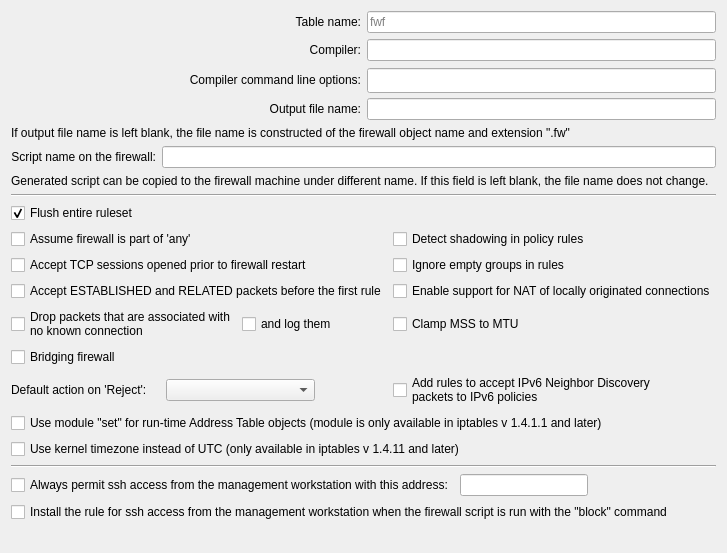
     <widget class="QWidget" name="tab0">
      <attribute name="title">
       <string>Compiler</string>
      </attribute>
      <layout class="QGridLayout" name="gridLayout_10">
       <item row="0" column="0">
        <layout class="QGridLayout" name="gridLayout_7" />
       </item>
       <item row="1" column="0" colspan="2">
        <layout class="QGridLayout" name="gridLayout_9">
         <item row="0" column="0">
          <widget class="QLabel" name="tableNameLabel">
           <property name="text">
            <string>Table name:</string>
           </property>
           <property name="alignment">
            <set>Qt::AlignmentFlag::AlignRight|Qt::AlignmentFlag::AlignTrailing|Qt::AlignmentFlag::AlignVCenter</set>
           </property>
          </widget>
         </item>
         <item row="0" column="1">
          <widget class="QLineEdit" name="tableName">
           <property name="maximumSize">
            <size>
             <width>32767</width>
             <height>22</height>
            </size>
           </property>
           <property name="toolTip">
            <string>Base name for tables and chains managed by
FirewallFabrik (e.g. fwf_filter, fwf_nat for
nftables or fwf_INPUT, fwf_FORWARD for
iptables). When "Flush entire ruleset" is
disabled, only tables/chains with this prefix
are flushed, so rules created by other tools
(e.g. Docker, CrowdSec, fail2ban) remain
untouched.</string>
           </property>
           <property name="placeholderText">
            <string>fwf</string>
           </property>
          </widget>
         </item>
         <item row="1" column="0">
          <widget class="QLabel" name="compilerLabel">
           <property name="text">
            <string>Compiler:</string>
           </property>
           <property name="alignment">
            <set>Qt::AlignmentFlag::AlignRight|Qt::AlignmentFlag::AlignTrailing|Qt::AlignmentFlag::AlignVCenter</set>
           </property>
           <property name="wordWrap">
            <bool>false</bool>
           </property>
          </widget>
         </item>
         <item row="1" column="1">
          <widget class="QLineEdit" name="compiler">
           <property name="maximumSize">
            <size>
             <width>32767</width>
             <height>22</height>
            </size>
           </property>
           <property name="toolTip">
            <string>Path to an alternative compiler binary.
Leave empty to use the built-in compiler.</string>
           </property>
          </widget>
         </item>
         <item row="2" column="0">
          <widget class="QLabel" name="compilerArgsLabel">
           <property name="sizePolicy">
            <sizepolicy hsizetype="Expanding" vsizetype="Preferred">
             <horstretch>0</horstretch>
             <verstretch>0</verstretch>
            </sizepolicy>
           </property>
           <property name="text">
            <string>Compiler command line options:</string>
           </property>
           <property name="alignment">
            <set>Qt::AlignmentFlag::AlignRight|Qt::AlignmentFlag::AlignTrailing|Qt::AlignmentFlag::AlignVCenter</set>
           </property>
           <property name="wordWrap">
            <bool>false</bool>
           </property>
          </widget>
         </item>
         <item row="2" column="1">
          <widget class="QLineEdit" name="compilerArgs">
           <property name="minimumSize">
            <size>
             <width>0</width>
             <height>25</height>
            </size>
           </property>
           <property name="maximumSize">
            <size>
             <width>32767</width>
             <height>22</height>
            </size>
           </property>
           <property name="toolTip">
            <string>Additional command-line arguments passed
to the compiler.</string>
           </property>
          </widget>
         </item>
         <item row="3" column="0">
          <widget class="QLabel" name="textLabel1_5">
           <property name="sizePolicy">
            <sizepolicy hsizetype="Expanding" vsizetype="Preferred">
             <horstretch>0</horstretch>
             <verstretch>0</verstretch>
            </sizepolicy>
           </property>
           <property name="text">
            <string>Output file name:</string>
           </property>
           <property name="alignment">
            <set>Qt::AlignmentFlag::AlignRight|Qt::AlignmentFlag::AlignTrailing|Qt::AlignmentFlag::AlignVCenter</set>
           </property>
           <property name="wordWrap">
            <bool>true</bool>
           </property>
          </widget>
         </item>
         <item row="3" column="1">
          <widget class="QLineEdit" name="outputFileName">
           <property name="maximumSize">
            <size>
             <width>32767</width>
             <height>22</height>
            </size>
           </property>
           <property name="toolTip">
            <string>Name of the generated output file. Leave
empty to use the default name derived from the
firewall object name.</string>
           </property>
          </widget>
         </item>
        </layout>
       </item>
       <item row="2" column="0" colspan="2">
        <widget class="QLabel" name="label_7">
         <property name="text">
          <string>If output file name is left blank, the file name is constructed of the firewall object name and extension ".fw"</string>
         </property>
         <property name="wordWrap">
          <bool>true</bool>
         </property>
        </widget>
       </item>
       <item row="3" column="0" colspan="2">
        <layout class="QGridLayout" name="gridLayout_8">
         <item row="0" column="0">
          <widget class="QLabel" name="label_2">
           <property name="text">
            <string>Script name on the firewall:</string>
           </property>
           <property name="alignment">
            <set>Qt::AlignmentFlag::AlignRight|Qt::AlignmentFlag::AlignTrailing|Qt::AlignmentFlag::AlignVCenter</set>
           </property>
          </widget>
         </item>
         <item row="0" column="1">
          <widget class="QLineEdit" name="fileNameOnFw">
           <property name="maximumSize">
            <size>
             <width>32767</width>
             <height>22</height>
            </size>
           </property>
           <property name="toolTip">
            <string>Name of the script file on the firewall. Leave empty to use the same name as the
output file.</string>
           </property>
          </widget>
         </item>
        </layout>
       </item>
       <item row="4" column="0" colspan="2">
        <widget class="QLabel" name="label_4">
         <property name="text">
          <string>Generated script can be copied to the firewall machine under different name. If this field is left blank, the file name does not change.</string>
         </property>
         <property name="wordWrap">
          <bool>true</bool>
         </property>
        </widget>
       </item>
       <item row="5" column="0" colspan="2">
        <widget class="Line" name="line4_2">
         <property name="frameShape">
          <enum>QFrame::Shape::HLine</enum>
         </property>
         <property name="frameShadow">
          <enum>QFrame::Shadow::Sunken</enum>
         </property>
         <property name="orientation">
          <enum>Qt::Orientation::Horizontal</enum>
         </property>
        </widget>
       </item>
       <item row="6" column="0" colspan="2">
        <layout class="QGridLayout" name="gridLayout_5">
         <item row="0" column="0" colspan="2">
          <widget class="QCheckBox" name="flushRuleset">
           <property name="text">
            <string>Flush entire ruleset</string>
           </property>
           <property name="toolTip">
            <string>When enabled (default), the generated script
flushes ALL iptables rules and chains before
loading new rules. This guarantees a clean,
deterministic firewall state.

When disabled, the script only manages its own
prefixed chains (e.g. fwf_INPUT, fwf_FORWARD),
leaving rules created by other tools (e.g.
Docker, CrowdSec, fail2ban) untouched. Note:
disabling this means FirewallFabrik no longer
controls the entire firewall — other tools may
add rules that bypass your policy. Only disable
this if you need coexistence with other tools on
the same machine.

Not compatible with "Use iptables-restore"
(automatically disabled). Control startup order
via systemd unit ordering (e.g.
Before=fail2ban.service docker.service).</string>
           </property>
           <property name="checked">
            <bool>true</bool>
           </property>
          </widget>
         </item>
         <item row="1" column="0">
          <widget class="QCheckBox" name="assumeFwIsPartOfAny">
           <property name="sizePolicy">
            <sizepolicy hsizetype="Minimum" vsizetype="Fixed">
             <horstretch>0</horstretch>
             <verstretch>0</verstretch>
            </sizepolicy>
           </property>
           <property name="text">
            <string>Assume firewall is part of 'any'</string>
           </property>
           <property name="toolTip">
            <string>Assume the firewall machine is part of "any" and matching network objects. When
enabled, the compiler generates rules for traffic to/from the firewall itself.</string>
           </property>
          </widget>
         </item>
         <item row="1" column="1">
          <widget class="QCheckBox" name="shadowing">
           <property name="sizePolicy">
            <sizepolicy hsizetype="Minimum" vsizetype="Fixed">
             <horstretch>0</horstretch>
             <verstretch>0</verstretch>
            </sizepolicy>
           </property>
           <property name="text">
            <string>Detect shadowing in policy rules</string>
           </property>
           <property name="toolTip">
            <string>Detect rules that are completely shadowed by earlier rules in the same access
list and report a warning.</string>
           </property>
          </widget>
         </item>
         <item row="2" column="0">
          <widget class="QCheckBox" name="acceptSessions">
           <property name="sizePolicy">
            <sizepolicy hsizetype="Minimum" vsizetype="Fixed">
             <horstretch>0</horstretch>
             <verstretch>0</verstretch>
            </sizepolicy>
           </property>
           <property name="text">
            <string>Accept TCP sessions opened prior to firewall restart</string>
           </property>
           <property name="toolTip">
            <string>Accept TCP sessions opened prior to firewall restart. The checkbox label shows
inverted semantics ("Drop new TCP sessions that do not begin with SYN flag").</string>
           </property>
          </widget>
         </item>
         <item row="2" column="1">
          <widget class="QCheckBox" name="emptyGroups">
           <property name="sizePolicy">
            <sizepolicy hsizetype="Minimum" vsizetype="Fixed">
             <horstretch>0</horstretch>
             <verstretch>0</verstretch>
            </sizepolicy>
           </property>
           <property name="text">
            <string>Ignore empty groups in rules</string>
           </property>
           <property name="toolTip">
            <string>Silently ignore empty groups referenced in rules instead of reporting a compiler
error.</string>
           </property>
          </widget>
         </item>
         <item row="3" column="0">
          <widget class="QCheckBox" name="acceptESTBeforeFirst">
           <property name="sizePolicy">
            <sizepolicy hsizetype="Minimum" vsizetype="Fixed">
             <horstretch>0</horstretch>
             <verstretch>0</verstretch>
            </sizepolicy>
           </property>
           <property name="text">
            <string>Accept ESTABLISHED and RELATED packets before the first rule</string>
           </property>
           <property name="toolTip">
            <string>Accept packets belonging to connections already established or related to
established connections. Adds automatic rules at the top of each access list.</string>
           </property>
          </widget>
         </item>
         <item row="3" column="1">
          <widget class="QCheckBox" name="localNAT">
           <property name="sizePolicy">
            <sizepolicy hsizetype="Minimum" vsizetype="Fixed">
             <horstretch>0</horstretch>
             <verstretch>0</verstretch>
            </sizepolicy>
           </property>
           <property name="text">
            <string>Enable support for NAT of locally originated connections</string>
           </property>
           <property name="toolTip">
            <string>Enable support for NAT of locally originated connections (OUTPUT chain DNAT
rules).</string>
           </property>
          </widget>
         </item>
         <item row="4" column="0">
          <layout class="QHBoxLayout" name="horizontalLayout_3">
           <item>
            <widget class="QCheckBox" name="dropInvalid">
             <property name="text">
              <string>Drop packets that are associated with
no known connection</string>
             </property>
             <property name="toolTip">
              <string>Drop packets that are associated with no known connection (conntrack state
INVALID).</string>
             </property>
            </widget>
           </item>
           <item>
            <widget class="QCheckBox" name="logInvalid">
             <property name="text">
              <string>and log them</string>
             </property>
             <property name="toolTip">
              <string>Log packets in INVALID conntrack state before dropping them. Only effective when
"Drop packets associated with no known connection" is also enabled.</string>
             </property>
            </widget>
           </item>
          </layout>
         </item>
         <item row="4" column="1">
          <widget class="QCheckBox" name="clampMSStoMTU">
           <property name="sizePolicy">
            <sizepolicy hsizetype="Minimum" vsizetype="Fixed">
             <horstretch>0</horstretch>
             <verstretch>0</verstretch>
            </sizepolicy>
           </property>
           <property name="toolTip">
            <string>This adds a rule on top of the policy with iptables target TCPMSS
and option --clamp-mss-to-pmtu. Generation of this command is
version-dependent and also depends on the setting of ip or ipv6 forwarding
in host settings dialog.
</string>
           </property>
           <property name="text">
            <string>Clamp MSS to MTU</string>
           </property>
          </widget>
         </item>
         <item row="5" column="0">
          <widget class="QCheckBox" name="bridge">
           <property name="sizePolicy">
            <sizepolicy hsizetype="Minimum" vsizetype="Fixed">
             <horstretch>0</horstretch>
             <verstretch>0</verstretch>
            </sizepolicy>
           </property>
           <property name="text">
            <string>Bridging firewall</string>
           </property>
           <property name="toolTip">
            <string>Generate rules for a bridging (transparent) firewall. Adds FORWARD chain physdev
match rules.</string>
           </property>
          </widget>
         </item>
         <item row="6" column="0">
          <layout class="QHBoxLayout" name="horizontalLayout_4">
           <item>
            <widget class="QLabel" name="textLabel9">
             <property name="text">
              <string>Default action on 'Reject':</string>
             </property>
             <property name="wordWrap">
              <bool>false</bool>
             </property>
            </widget>
           </item>
           <item>
            <widget class="QComboBox" name="actionOnReject">
             <property name="toolTip">
              <string>ICMP message type or TCP RST sent back to the sender when a packet is rejected.
Leave empty to use the system default.</string>
             </property>
            </widget>
           </item>
           <item>
            <spacer>
             <property name="orientation">
              <enum>Qt::Orientation::Horizontal</enum>
             </property>
             <property name="sizeType">
              <enum>QSizePolicy::Policy::Minimum</enum>
             </property>
             <property name="sizeHint" stdset="0">
              <size>
               <width>72</width>
               <height>20</height>
              </size>
             </property>
            </spacer>
           </item>
          </layout>
         </item>
         <item row="6" column="1">
          <widget class="QCheckBox" name="ipv6NeighborDiscovery">
           <property name="toolTip">
            <string>Compiler will automatically generate rules to permit ICMP6 packets used in IPv6
Neighbor Discovery after the rules that accept ESTABLISHED,RELATE and before
the rule that drops packets in state INVALID.</string>
           </property>
           <property name="text">
            <string>Add rules to accept IPv6 Neighbor Discovery
packets to IPv6 policies</string>
           </property>
          </widget>
         </item>
         <item row="7" column="0" colspan="2">
          <widget class="QCheckBox" name="useModuleSet">
           <property name="text">
            <string>Use module "set" for run-time Address Table objects (module is only available in iptables v 1.4.1.1 and later)</string>
           </property>
           <property name="toolTip">
            <string>Use the ipset kernel module ("set" match) for run-time address table objects.
Only available in iptables v1.4.1.1 and later.</string>
           </property>
          </widget>
         </item>
         <item row="8" column="0" colspan="2">
          <widget class="QCheckBox" name="useKernelTz">
           <property name="text">
            <string>Use kernel timezone instead of UTC (only available in iptables v 1.4.11 and later)</string>
           </property>
           <property name="toolTip">
            <string>Use the kernel timezone instead of UTC for time-based rules. Only available in
iptables v1.4.11 and later.</string>
           </property>
          </widget>
         </item>
        </layout>
       </item>
       <item row="7" column="0" colspan="2">
        <widget class="Line" name="line4">
         <property name="frameShape">
          <enum>QFrame::Shape::HLine</enum>
         </property>
         <property name="frameShadow">
          <enum>QFrame::Shadow::Sunken</enum>
         </property>
         <property name="orientation">
          <enum>Qt::Orientation::Horizontal</enum>
         </property>
        </widget>
       </item>
       <item row="8" column="0" colspan="2">
        <layout class="QHBoxLayout" name="horizontalLayout_5">
         <item>
          <widget class="QCheckBox" name="mgmt_ssh">
           <property name="text">
            <string>Always permit ssh access from the management workstation with this address:</string>
           </property>
           <property name="toolTip">
            <string>Always permit SSH access from the management workstation with the address
specified below.</string>
           </property>
          </widget>
         </item>
         <item>
          <widget class="QLineEdit" name="mgmt_addr">
           <property name="sizePolicy">
            <sizepolicy hsizetype="Expanding" vsizetype="Fixed">
             <horstretch>0</horstretch>
             <verstretch>0</verstretch>
            </sizepolicy>
           </property>
           <property name="maximumSize">
            <size>
             <width>32767</width>
             <height>32767</height>
            </size>
           </property>
           <property name="toolTip">
            <string>IP address of the management workstation allowed permanent SSH access.</string>
           </property>
          </widget>
         </item>
         <item>
          <spacer name="horizontalSpacer_2">
           <property name="orientation">
            <enum>Qt::Orientation::Horizontal</enum>
           </property>
           <property name="sizeHint" stdset="0">
            <size>
             <width>40</width>
             <height>20</height>
            </size>
           </property>
          </spacer>
         </item>
        </layout>
       </item>
       <item row="9" column="0" colspan="2">
        <widget class="QCheckBox" name="add_mgmt_ssh_rule_when_stoped">
         <property name="text">
          <string>Install the rule for ssh access from the management workstation when the firewall script is run with the "block" command</string>
         </property>
         <property name="toolTip">
          <string>Install the rule for SSH access from the management workstation even when the
firewall script is run with the "block" command.</string>
         </property>
        </widget>
       </item>
       <item row="10" column="1">
        <spacer>
         <property name="orientation">
          <enum>Qt::Orientation::Vertical</enum>
         </property>
         <property name="sizeType">
          <enum>QSizePolicy::Policy::Expanding</enum>
         </property>
         <property name="sizeHint" stdset="0">
          <size>
           <width>20</width>
           <height>20</height>
          </size>
         </property>
        </spacer>
       </item>
      </layout>
     </widget>
